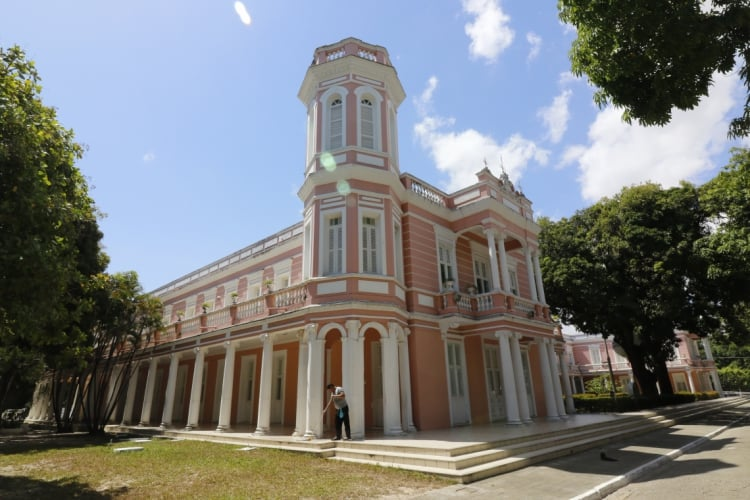
#> input picture Fotos/ufc.jpg, 750 x 500 px
$ python Exercicio2B.py
#> lines starting #> are read from the running program, lines starting #| are printed output that depends on the picture; after the words box and inside, x2 and y2 are one past the last pixel; in counts of white or black regions, pixels touching at a corner belong together
import cv2 as cv

img = cv.imread('Fotos/ufc.jpg')
#> img is the input picture: shape (500, 750, 3); mean B, G, R 122.6, 123, 120.7
cv.imshow('ufc', img)

#testando o canny nas suavizações para saber a melhor
#media
media = cv.blur(img, (5, 5))
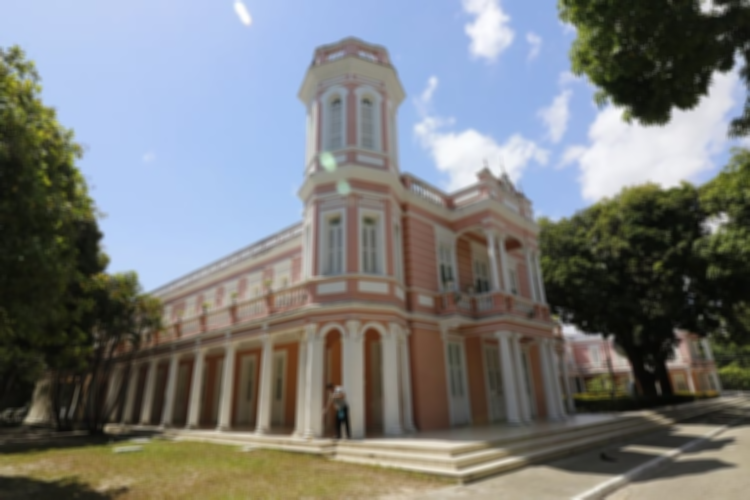
#> media: shape (500, 750, 3); mean B, G, R 122.6, 123, 120.7
cv.imshow('media', media)
canny_media = cv.Canny(media, 125, 175)
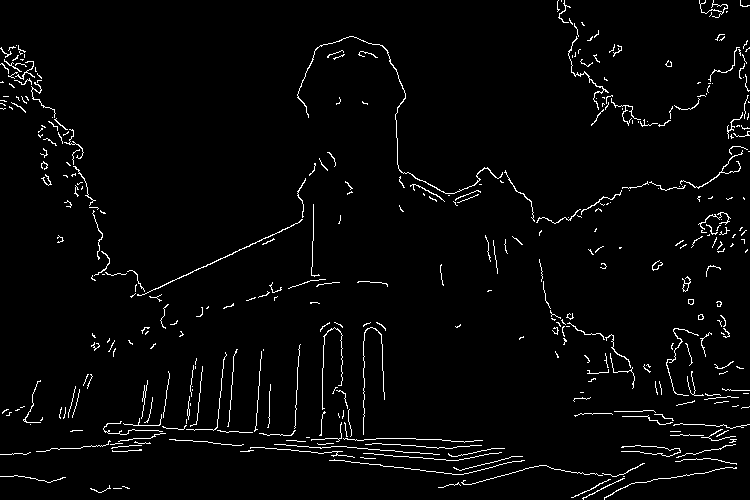
#> canny_media: shape (500, 750); 2.8% white in thin lines or dots
cv.imshow('mediaCanny', canny_media)

#Gauss
gauss = cv.GaussianBlur(img, (5, 5), 0)
cv.imshow('gauss', gauss)
canny_gauss = cv.Canny(gauss, 125, 175)
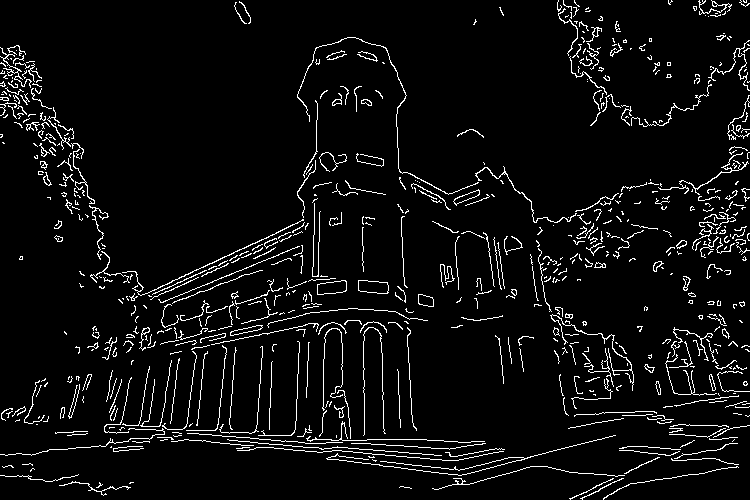
#> canny_gauss: shape (500, 750); 5.3% white in thin lines or dots
cv.imshow('gaussCanny', canny_gauss)

#mediana
mediana = cv.medianBlur(img, 5)
cv.imshow('mediana', mediana)
canny_mediana = cv.Canny(mediana, 125, 175)
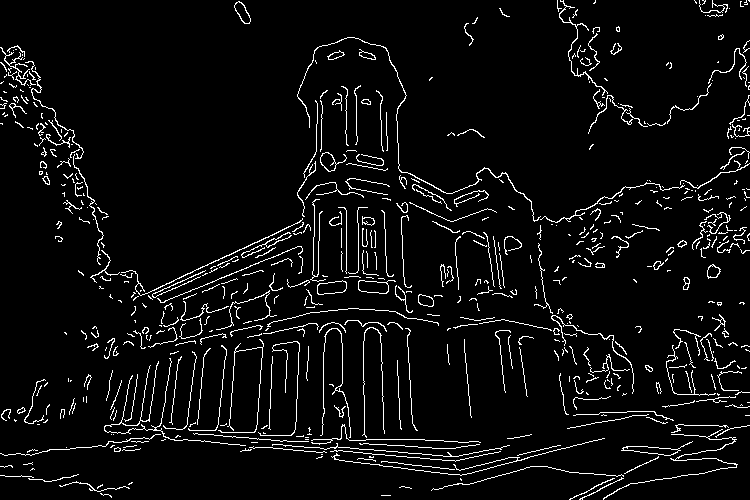
#> canny_mediana: shape (500, 750); 5.1% white in thin lines or dots
cv.imshow('medianaCanny', canny_mediana)

#bilateral
bilateral = cv.bilateralFilter(img, 10, 35, 25)
cv.imshow('bilateral', bilateral)
canny_bilateral = cv.Canny(bilateral, 125, 175)
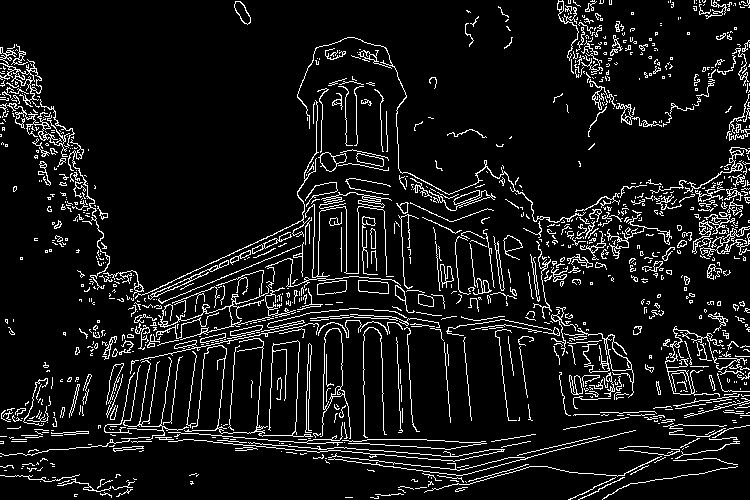
#> canny_bilateral: shape (500, 750); 8.6% white in thin lines or dots
cv.imshow('bilateralCanny', canny_bilateral)

cv.waitKey(0)
cv.destroyAllWindows()

$ run again, with Fotos/dogs.jpg copied over Fotos/ufc.jpg
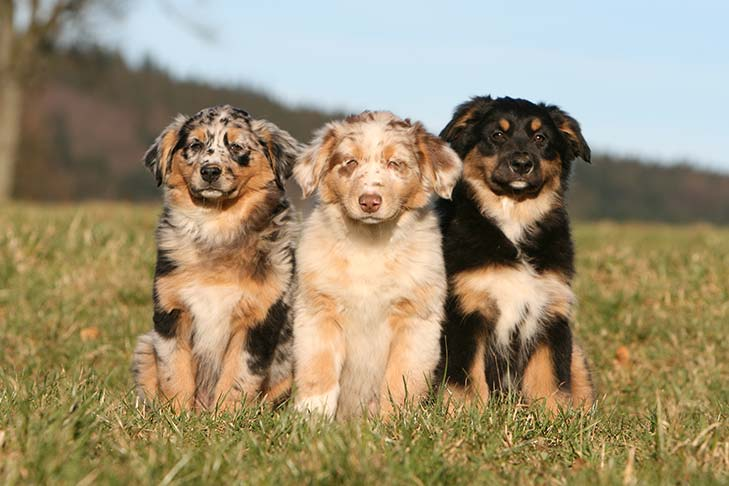
#> input picture Fotos/dogs.jpg, 729 x 486 px
#> img is the input picture: shape (486, 729, 3); mean B, G, R 115.1, 144.1, 157.9
#> `canny_media = cv.Canny(media, 125, 175)`:
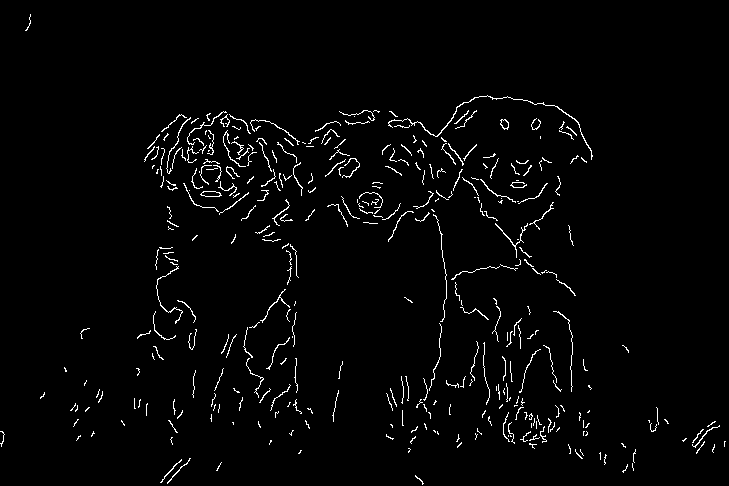
#> canny_media: shape (486, 729); 2.3% white in thin lines or dots
#> canny_gauss: shape (486, 729); 4.7% white in thin lines or dots
#> canny_mediana: shape (486, 729); 4% white in thin lines or dots
#> `canny_bilateral = cv.Canny(bilateral, 125, 175)`:
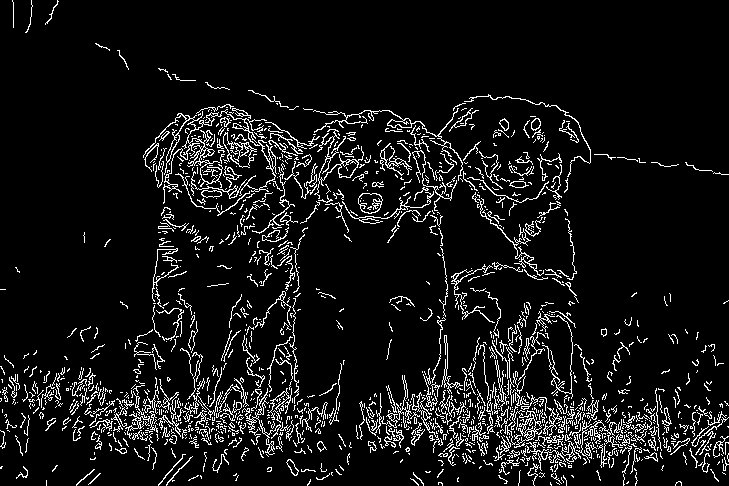
#> canny_bilateral: shape (486, 729); 8% white in thin lines or dots

$ run again, with Fotos/flores.jpg copied over Fotos/ufc.jpg
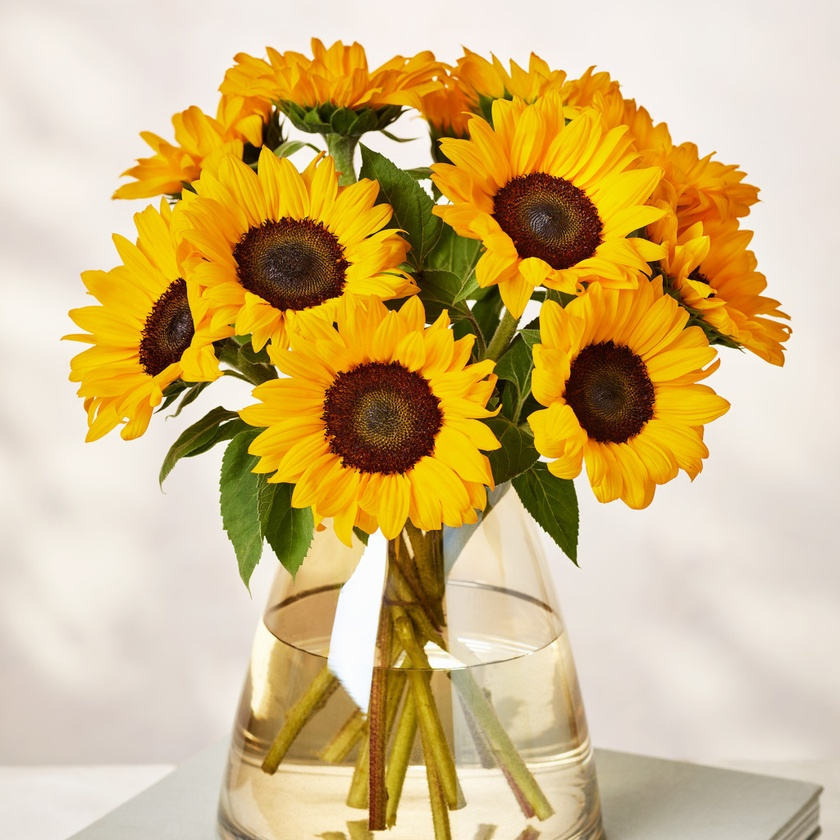
#> input picture Fotos/flores.jpg, 840 x 840 px, shrunk from 1024 x 1024 before the run
#> img is the input picture: shape (840, 840, 3); mean B, G, R 126.9, 183.2, 209.6
#> `canny_media = cv.Canny(media, 125, 175)`:
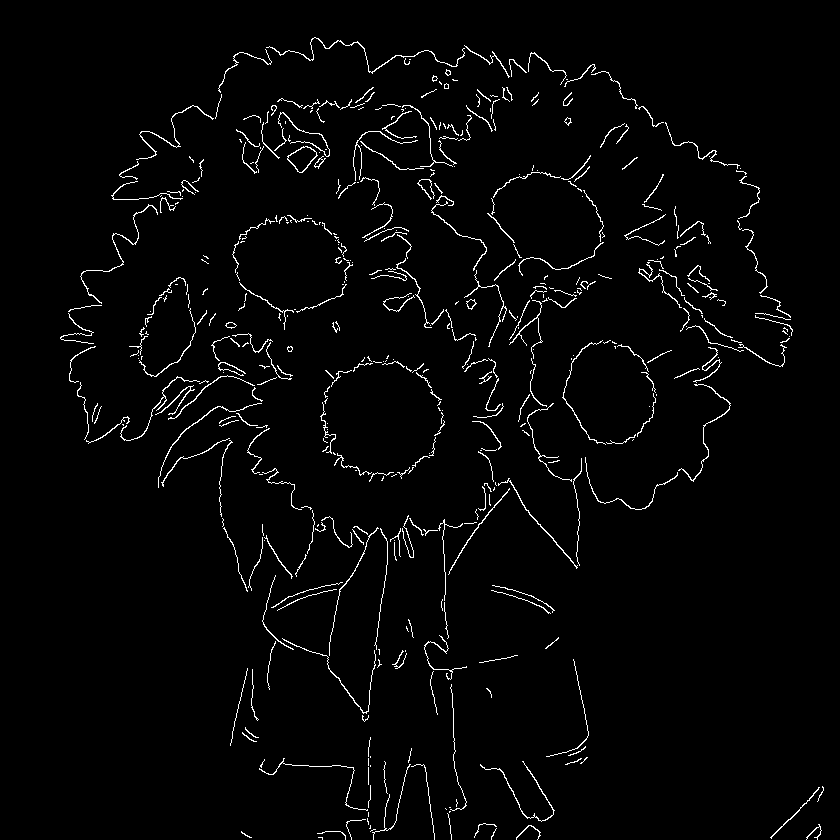
#> canny_media: shape (840, 840); 2.4% white in thin lines or dots, all inside (x1, y1, x2, y2) = (60, 37, 824, 840)
#> canny_mediana: shape (840, 840); 3.4% white in thin lines or dots, all inside (x1, y1, x2, y2) = (61, 37, 824, 840)
#> `canny_bilateral = cv.Canny(bilateral, 125, 175)`:
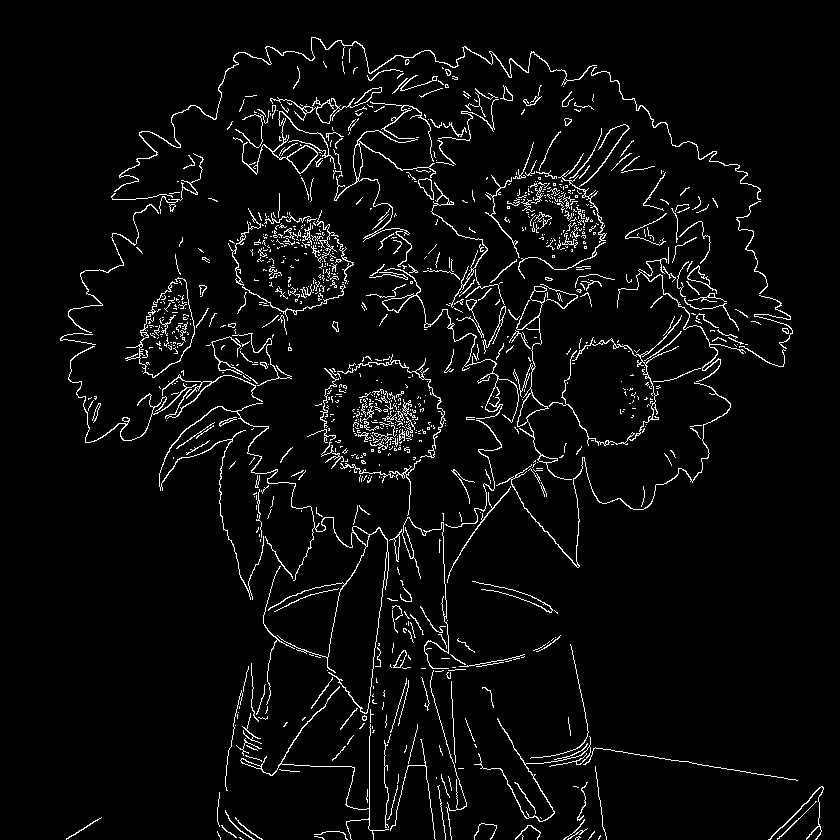
#> canny_bilateral: shape (840, 840); 4.3% white in thin lines or dots, all inside (x1, y1, x2, y2) = (60, 37, 824, 840)

$ run again, with Fotos/garoto.jpg copied over Fotos/ufc.jpg
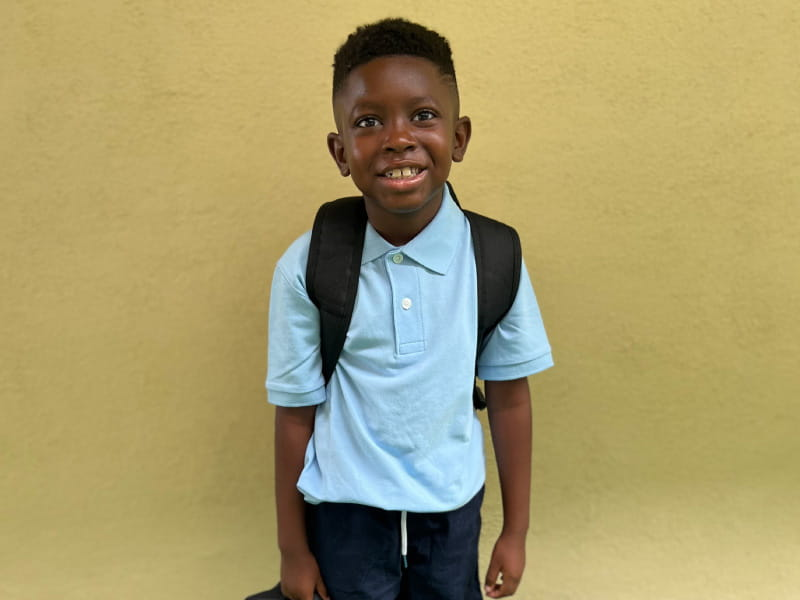
#> input picture Fotos/garoto.jpg, 800 x 600 px
#> img is the input picture: shape (600, 800, 3); mean B, G, R 108.3, 156.3, 167.5
#> `canny_media = cv.Canny(media, 125, 175)`:
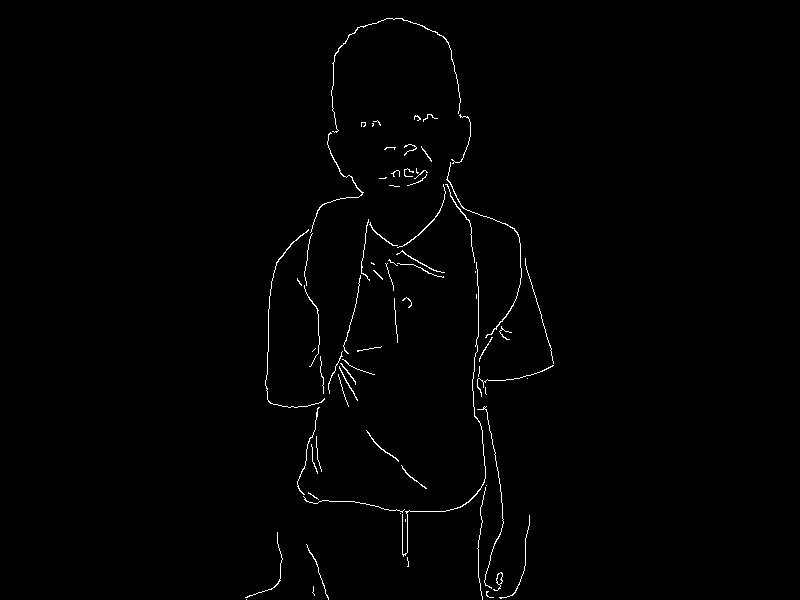
#> canny_media: shape (600, 800); 0.89% white in thin lines or dots, all inside (x1, y1, x2, y2) = (245, 18, 554, 600)
#> `canny_bilateral = cv.Canny(bilateral, 125, 175)`:
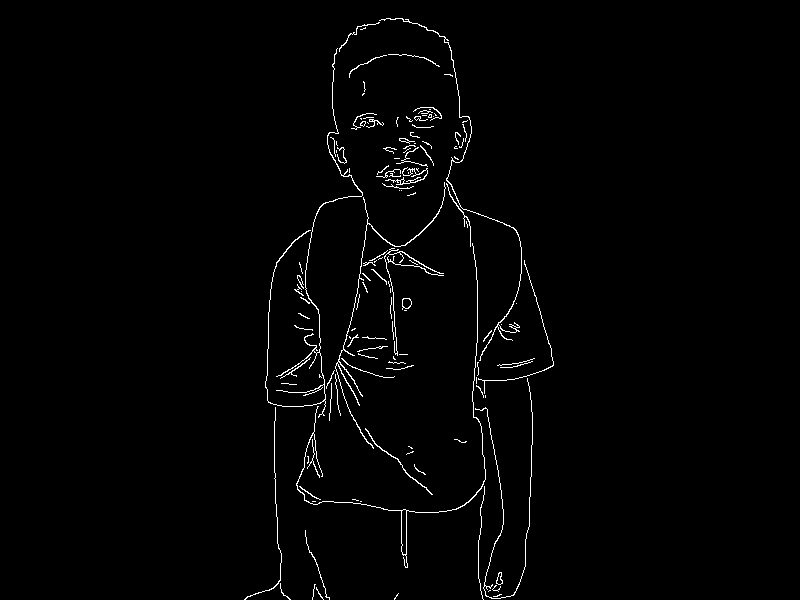
#> canny_bilateral: shape (600, 800); 1.4% white in thin lines or dots, all inside (x1, y1, x2, y2) = (244, 18, 554, 600)
